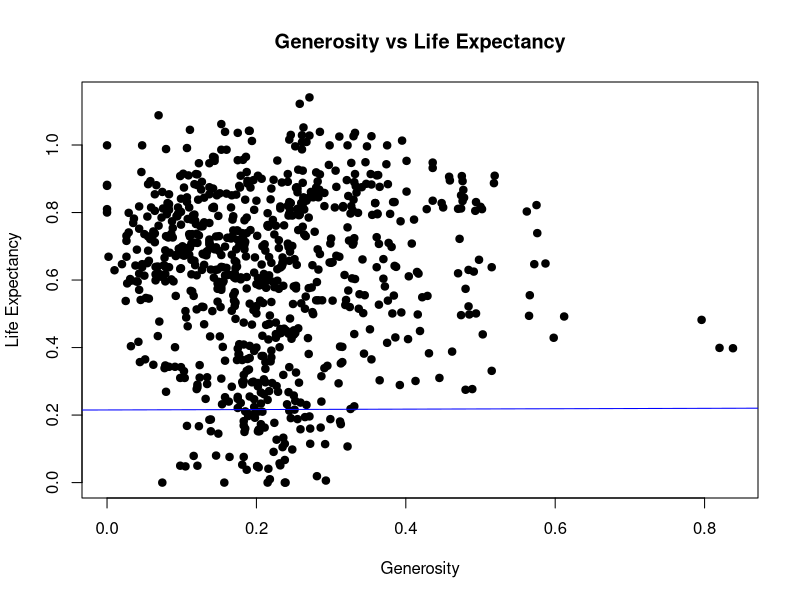
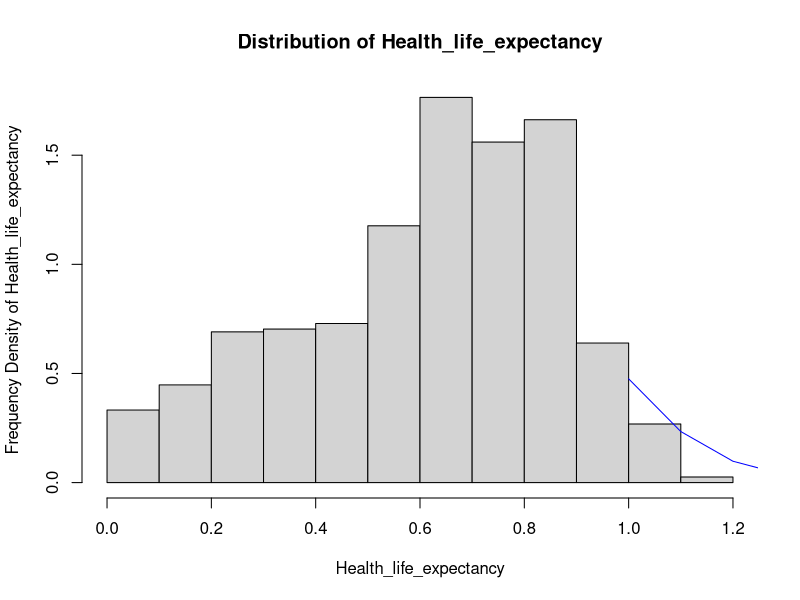
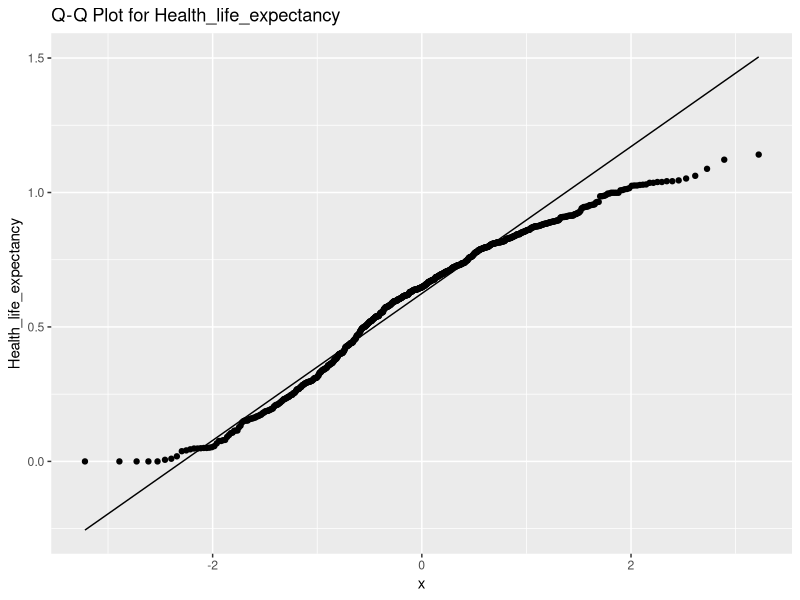

Write the R code that produced these figures, in order.
library(tidyverse)
pdf("visualization.pdf")

hapiness_data<-read.csv("World-Happiness-2015-2019.csv")
names(hapiness_data)
summary(hapiness_data)
generosity<-hapiness_data$Generosity
life_expectancy<-hapiness_data$Health_life_expectancy

#scatter plot between Generosity Score vs Life Expectancy
plot(hapiness_data$Generosity,hapiness_data$Health_life_expectancy, main= "Generosity vs Life Expectancy", xlab="Generosity",ylab="Life Expectancy",pch=19, frame=T)
model<-lm(Generosity~Health_life_expectancy, data=hapiness_data)
abline(model,col="blue")

genMean<-mean(hapiness_data$Generosity,na.rm=TRUE)
genSD<-sd(hapiness_data$Generosity,na.rm=TRUE)
lifeExpMean<-mean(hapiness_data$Health_life_expectancy,na.rm=TRUE)
lifeExpSD<-sd(hapiness_data$Health_life_expectancy,na.rm=TRUE)

#histogram of life expectancy 
hist(hapiness_data$Health_life_expectancy, freq=F, main ="Distribution of Health_life_expectancy", xlab="Health_life_expectancy", ylab="Frequency Density of Health_life_expectancy")
lines(seq(1, 5, by=.1), dnorm(seq(1, 5, by=.1), lifeExpMean, lifeExpSD), col="blue")


#quantile-quantile plots for better understanding of normality of data
ggplot(hapiness_data, aes(sample = Health_life_expectancy),ylab = "Health_life_expectancy Score") + 
  labs(title="Q-Q Plot for Health_life_expectancy",y="Health_life_expectancy")+
  stat_qq()+
  stat_qq_line()
dev.off()
